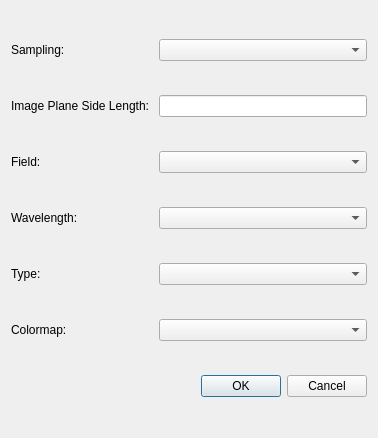
<?xml version="1.0" encoding="UTF-8"?>
<ui version="4.0">
 <class>FFT_PSFDlg</class>
 <widget class="QDialog" name="FFT_PSFDlg">
  <property name="geometry">
   <rect>
    <x>0</x>
    <y>0</y>
    <width>378</width>
    <height>438</height>
   </rect>
  </property>
  <property name="windowTitle">
   <string>Dialog</string>
  </property>
  <layout class="QGridLayout" name="gridLayout">
   <item row="4" column="0">
    <widget class="QLabel" name="label_5">
     <property name="text">
      <string>Type:</string>
     </property>
    </widget>
   </item>
   <item row="3" column="0">
    <widget class="QLabel" name="label_4">
     <property name="text">
      <string>Wavelength:</string>
     </property>
    </widget>
   </item>
   <item row="0" column="1">
    <widget class="QComboBox" name="samplingCombo"/>
   </item>
   <item row="2" column="1">
    <widget class="QComboBox" name="fieldCombo"/>
   </item>
   <item row="4" column="1">
    <widget class="QComboBox" name="typeCombo"/>
   </item>
   <item row="5" column="1">
    <widget class="QComboBox" name="colormapCombo"/>
   </item>
   <item row="3" column="1">
    <widget class="QComboBox" name="wvlCombo"/>
   </item>
   <item row="8" column="0" colspan="2">
    <widget class="QDialogButtonBox" name="buttonBox">
     <property name="orientation">
      <enum>Qt::Horizontal</enum>
     </property>
     <property name="standardButtons">
      <set>QDialogButtonBox::Cancel|QDialogButtonBox::Ok</set>
     </property>
    </widget>
   </item>
   <item row="2" column="0">
    <widget class="QLabel" name="label_3">
     <property name="text">
      <string>Field:</string>
     </property>
    </widget>
   </item>
   <item row="0" column="0">
    <widget class="QLabel" name="label">
     <property name="text">
      <string>Sampling:</string>
     </property>
    </widget>
   </item>
   <item row="5" column="0">
    <widget class="QLabel" name="label_6">
     <property name="text">
      <string>Colormap:</string>
     </property>
    </widget>
   </item>
   <item row="1" column="0">
    <widget class="QLabel" name="label_2">
     <property name="text">
      <string>Image Plane Side Length: </string>
     </property>
    </widget>
   </item>
   <item row="1" column="1">
    <widget class="QLineEdit" name="sideLengthEdit"/>
   </item>
  </layout>
 </widget>
 <resources/>
 <connections>
  <connection>
   <sender>buttonBox</sender>
   <signal>accepted()</signal>
   <receiver>FFT_PSFDlg</receiver>
   <slot>accept()</slot>
   <hints>
    <hint type="sourcelabel">
     <x>248</x>
     <y>254</y>
    </hint>
    <hint type="destinationlabel">
     <x>157</x>
     <y>274</y>
    </hint>
   </hints>
  </connection>
  <connection>
   <sender>buttonBox</sender>
   <signal>rejected()</signal>
   <receiver>FFT_PSFDlg</receiver>
   <slot>reject()</slot>
   <hints>
    <hint type="sourcelabel">
     <x>316</x>
     <y>260</y>
    </hint>
    <hint type="destinationlabel">
     <x>286</x>
     <y>274</y>
    </hint>
   </hints>
  </connection>
 </connections>
</ui>
